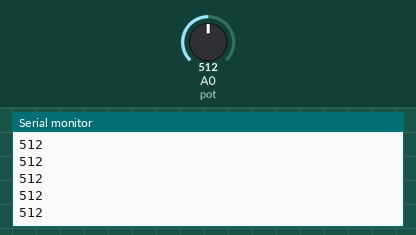
This sketch was run on a simulated Arduino Uno, built with avr-gcc and run on an emulated ATmega328P. Parts: the last lines printed to the serial monitor. Inputs (shaded band) come from the test bench; at power-on: A0 (pot) = 512.

Above: at 1.2 s.
1.3 s: A0 (pot) set to 716
At 1.68 s:
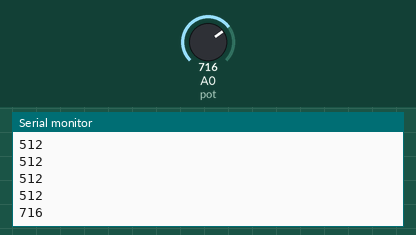
2.8 s: A0 (pot) set to 900
At 2.94 s:
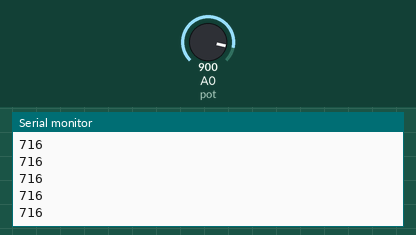
Timing chart, 0 to 5.8 s (numbered marks = the images above; inputs shaded):
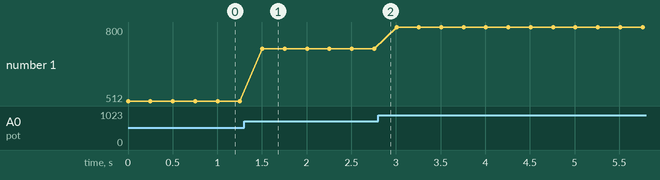

Measured:
- after the input at 1.3 s, the serial monitor: prints a new line after 0.20 s (image 1)
- plotted number 1: 512 → 716 after the input at 1.3 s, 716 → 800 after the input at 2.8 s

The sketch:

aula16_-_funcaoconstrain.ino
```cpp
# define pot A0
int val =0;


void setup()
{
  pinMode(pot,INPUT);
    Serial.begin(9600);

}

void loop(){
    val=constrain(analogRead(pot),500,800);
    Serial.println(val);
    delay(250);

}
```
